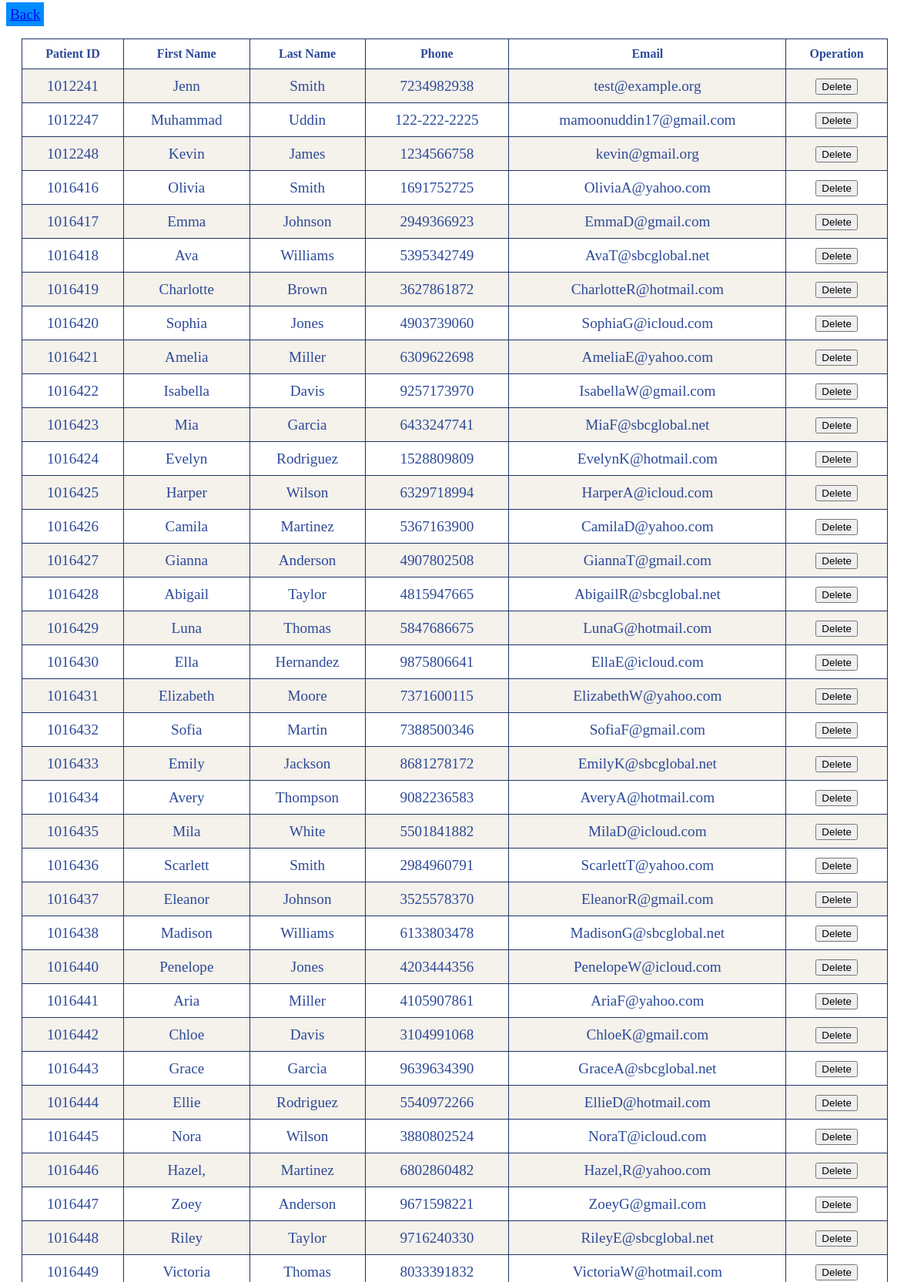
The app's page /backend/test3.php (upper part) with its own data.
### tables this page shows
CREATE TABLE `patient` (
  `Pat_ID` int NOT NULL AUTO_INCREMENT,
  `Pat_First` varchar(45) NOT NULL,
  `Pat_M_init` varchar(45) DEFAULT NULL,
  `Pat_Last` varchar(45) NOT NULL,
  `Pat_Email` varchar(45) NOT NULL,
  `Pat_Phone` varchar(45) DEFAULT NULL,
  `Pat_Gender` varchar(45) NOT NULL,
  `Pat_Race` int NOT NULL,
  `Pat_DOB` date NOT NULL,
  `Pat_Height` float NOT NULL COMMENT 'In Inches',
  `Pat_Weight` float NOT NULL COMMENT 'In Pounds',
  `Pat_Street_Addr` varchar(45) NOT NULL,
  `Pat_City_Addr` varchar(45) NOT NULL,
  `Pat_State_Addr` varchar(45) NOT NULL,
  `Pat_Zip_Addr` int NOT NULL,
  `Pat_Allergy` int NOT NULL,
  `Pat_Password` varchar(45) DEFAULT NULL,
  PRIMARY KEY (`Pat_ID`),
  UNIQUE KEY `Pat_ID_UNIQUE` (`Pat_ID`)
);

### backend/test3.php (the view, shortened to what this page needs)
<?php
    $dbhost = getenv("DBHOST");
    $dbuser = getenv("DBUSER");
    $dbpass = getenv("DBPASS");
    $dbname = getenv("DBNAME");
    $link = mysqli_connect($dbhost, $dbuser, $dbpass) or die("Unable to Connect to '$dbhost'");
    mysqli_select_db($link, $dbname) or die("Could not open the db '$dbname'");
    $select="SELECT * FROM patient";
    $query=mysqli_query($link,$select);
?>
<!DOCTYPE html>
<html>
<head>
    <link rel="stylesheet" href="/index/styles/show_patients.css">
</head>
<body>
    <div class="back-button">
       <a href="/index/OA_profile.php" id="back-button" >Back</a>
    </div>
    <table border="1" cellpadding="0">
    <tr>
        <th>Patient ID</th>
        <th>First Name</th>
        <th>Last Name</th>
        <th>Phone</th>
        <th>Email</th>
        <th>Operation</th>
    </tr>
    <?php
        $num=mysqli_num_rows($query);
        if ($num>0) {
            while ($result=mysqli_fetch_assoc($query)) {
                echo "<tr>";
                    echo "
                        <td>".$result['Pat_ID']."</td>
                        <td>".$result['Pat_First']."</td>
                        <td>".$result['Pat_Last']."</td>
                        <td>".$result['Pat_Phone']."</td>
                        <td>".$result['Pat_Email']."</td>
                    ";
                        echo '<td>
                        <form action="" method="POST">
                        <input type="hidden" name="Pat_ID" value='.$result['Pat_ID'].'>
                        <input type="submit" name="delete" value="Delete">
                        </form>
                        </td>';
                echo " </tr> ";
            }
        }
    ?>
    </table>
</body>

### index/styles/show_patients.css (style rules this page uses)
:root { --shadow: 0px 0px 5px 5px rgba(0, 0, 0, 0.199); --lighter: #F5F1EB; --light: #dad5cf; --mid: #9FCDFC; --main: #008CFF; --accent: #4C72D2; --dark: #2C4A98; --darker: #203368; --green: #138808; --red: #CD5C5C; }
table { margin: 20px; border-collapse: collapse; width: 95%; border: 1px solid var(--darker); }
table th { color: var(--dark); padding: 10px; }
table td { padding: 10px; color: var(--dark); font-size: 1.2em; text-align: center; }
#back-button { background-color: var(--main); padding: 5px; font-size: larger; }
tr:nth-child(even) { background-color: var(--lighter); }

### records on screen
patient: Pat_ID "1012241", Pat_First "Jenn", Pat_Last "Smith", Pat_Phone "7234982938", Pat_Email "test@example.org"
patient: Pat_ID "1012247", Pat_First "Muhammad", Pat_Last "Uddin", Pat_Phone "122-222-2225", Pat_Email "mamoonuddin17@gmail.com"
patient: Pat_ID "1012248", Pat_First "Kevin", Pat_Last "James", Pat_Phone "1234566758", Pat_Email "kevin@gmail.org"
patient: Pat_ID "1016416", Pat_First "Olivia", Pat_Last "Smith", Pat_Phone "1691752725", Pat_Email "OliviaA@yahoo.com"
patient: Pat_ID "1016417", Pat_First "Emma", Pat_Last "Johnson", Pat_Phone "2949366923", Pat_Email "EmmaD@gmail.com"
patient: Pat_ID "1016418", Pat_First "Ava", Pat_Last "Williams", Pat_Phone "5395342749", Pat_Email "AvaT@sbcglobal.net"
patient: Pat_ID "1016419", Pat_First "Charlotte", Pat_Last "Brown", Pat_Phone "3627861872", Pat_Email "CharlotteR@hotmail.com"
patient: Pat_ID "1016420", Pat_First "Sophia", Pat_Last "Jones", Pat_Phone "4903739060", Pat_Email "SophiaG@icloud.com"
patient: Pat_ID "1016421", Pat_First "Amelia", Pat_Last "Miller", Pat_Phone "6309622698", Pat_Email "AmeliaE@yahoo.com"
patient: Pat_ID "1016422", Pat_First "Isabella", Pat_Last "Davis", Pat_Phone "9257173970", Pat_Email "IsabellaW@gmail.com"
patient: Pat_ID "1016423", Pat_First "Mia", Pat_Last "Garcia", Pat_Phone "6433247741", Pat_Email "MiaF@sbcglobal.net"
patient: Pat_ID "1016424", Pat_First "Evelyn", Pat_Last "Rodriguez", Pat_Phone "1528809809", Pat_Email "EvelynK@hotmail.com"
patient: Pat_ID "1016425", Pat_First "Harper", Pat_Last "Wilson", Pat_Phone "6329718994", Pat_Email "HarperA@icloud.com"
patient: Pat_ID "1016426", Pat_First "Camila", Pat_Last "Martinez", Pat_Phone "5367163900", Pat_Email "CamilaD@yahoo.com"
patient: Pat_ID "1016427", Pat_First "Gianna", Pat_Last "Anderson", Pat_Phone "4907802508", Pat_Email "GiannaT@gmail.com"
patient: Pat_ID "1016428", Pat_First "Abigail", Pat_Last "Taylor", Pat_Phone "4815947665", Pat_Email "AbigailR@sbcglobal.net"
patient: Pat_ID "1016429", Pat_First "Luna", Pat_Last "Thomas", Pat_Phone "5847686675", Pat_Email "LunaG@hotmail.com"
patient: Pat_ID "1016430", Pat_First "Ella", Pat_Last "Hernandez", Pat_Phone "9875806641", Pat_Email "EllaE@icloud.com"
patient: Pat_ID "1016431", Pat_First "Elizabeth", Pat_Last "Moore", Pat_Phone "7371600115", Pat_Email "ElizabethW@yahoo.com"
patient: Pat_ID "1016432", Pat_First "Sofia", Pat_Last "Martin", Pat_Phone "7388500346", Pat_Email "SofiaF@gmail.com"
patient: Pat_ID "1016433", Pat_First "Emily", Pat_Last "Jackson", Pat_Phone "8681278172", Pat_Email "EmilyK@sbcglobal.net"
patient: Pat_ID "1016434", Pat_First "Avery", Pat_Last "Thompson", Pat_Phone "9082236583", Pat_Email "AveryA@hotmail.com"
patient: Pat_ID "1016435", Pat_First "Mila", Pat_Last "White", Pat_Phone "5501841882", Pat_Email "MilaD@icloud.com"
patient: Pat_ID "1016436", Pat_First "Scarlett", Pat_Last "Smith", Pat_Phone "2984960791", Pat_Email "ScarlettT@yahoo.com"
patient: Pat_ID "1016437", Pat_First "Eleanor", Pat_Last "Johnson", Pat_Phone "3525578370", Pat_Email "EleanorR@gmail.com"
patient: Pat_ID "1016438", Pat_First "Madison", Pat_Last "Williams", Pat_Phone "6133803478", Pat_Email "MadisonG@sbcglobal.net"
patient: Pat_ID "1016440", Pat_First "Penelope", Pat_Last "Jones", Pat_Phone "4203444356", Pat_Email "PenelopeW@icloud.com"
patient: Pat_ID "1016441", Pat_First "Aria", Pat_Last "Miller", Pat_Phone "4105907861", Pat_Email "AriaF@yahoo.com"
patient: Pat_ID "1016442", Pat_First "Chloe", Pat_Last "Davis", Pat_Phone "3104991068", Pat_Email "ChloeK@gmail.com"
patient: Pat_ID "1016443", Pat_First "Grace", Pat_Last "Garcia", Pat_Phone "9639634390", Pat_Email "GraceA@sbcglobal.net"
patient: Pat_ID "1016444", Pat_First "Ellie", Pat_Last "Rodriguez", Pat_Phone "5540972266", Pat_Email "EllieD@hotmail.com"
patient: Pat_ID "1016445", Pat_First "Nora", Pat_Last "Wilson", Pat_Phone "3880802524", Pat_Email "NoraT@icloud.com"
patient: Pat_ID "1016446", Pat_First "Hazel,", Pat_Last "Martinez", Pat_Phone "6802860482", Pat_Email "Hazel,R@yahoo.com"
patient: Pat_ID "1016447", Pat_First "Zoey", Pat_Last "Anderson", Pat_Phone "9671598221", Pat_Email "ZoeyG@gmail.com"
patient: Pat_ID "1016448", Pat_First "Riley", Pat_Last "Taylor", Pat_Phone "9716240330", Pat_Email "RileyE@sbcglobal.net"
patient: Pat_ID "1016449", Pat_First "Victoria", Pat_Last "Thomas", Pat_Phone "8033391832", Pat_Email "VictoriaW@hotmail.com"
